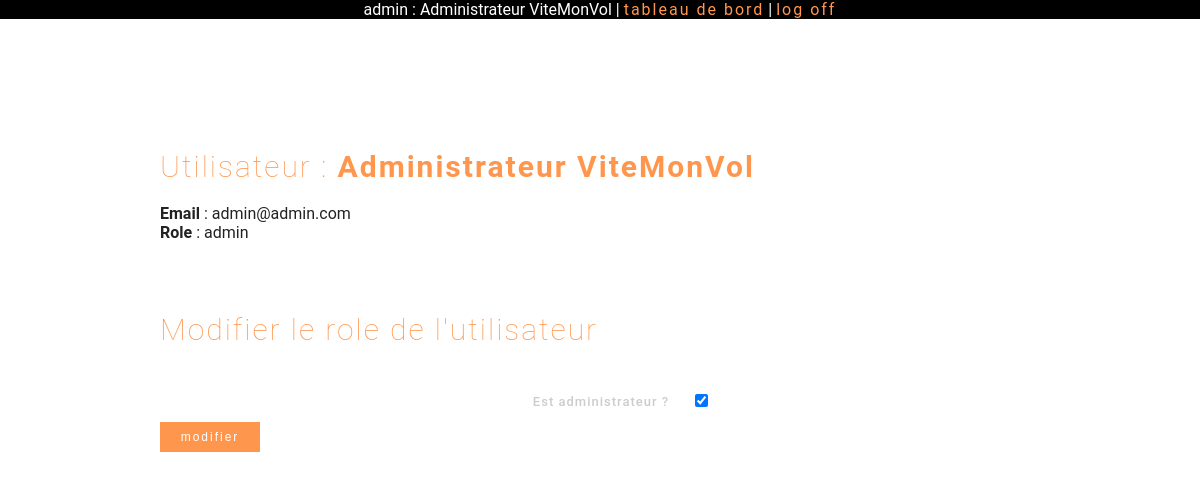
/?action=admin-edit-user&id=1 (signed in), run on the app's committed database.
### tables this page shows
CREATE TABLE `User` (
  `id` int(11) NOT NULL AUTO_INCREMENT,
  `name` varchar(256) NOT NULL,
  `email` varchar(256) NOT NULL,
  `password` varchar(256) NOT NULL,
  `isAdmin` tinyint(1) DEFAULT NULL,
  PRIMARY KEY (`id`)
);

### model/user/UserManager.php (called while the page is built, shortened)
<?php
class UserManager
{
    private $_db;
    public function setDb(PDO $db)
    {
        $this->_db = $db;
    }
    public function getId($id)
    {
        $query = 'SELECT * FROM User WHERE id = :id';
        $q = $this->_db->prepare($query);
        $q->execute([':id' => $id]);
        $user = $q->fetch(PDO::FETCH_ASSOC);
        return new User($user);
    }
}

### model/user/User.php (called while the page is built, shortened)
<?php
class User {
    protected $name;
    protected $email;
    protected $isAdmin;
    public function hydrate(array $donnees) {
        foreach ($donnees as $key => $value) {
            $method = 'set'.ucfirst($key);
        }
    }
    public function setId($id) {
        $id = (int) $id;
    }
    public function getName()
    {
        return $this->name;
    }
    public function setName($name) {
            $this->name = $name;
    }
    public function getEmail()
    {
        return $this->email;
    }
    public function setEmail($email) {
            $this->email = $email;
    }
    public function isAdmin()
    {
        return $this->isAdmin;
    }
    public function setIsAdmin($isAdmin) {
        $this->isAdmin = $isAdmin;
    }
}
?>

### view/admin/user/user-view.php (the view, shortened to what this page needs)
<section id="wrapper">
<?php
if (isset($_SESSION['user']) && $_SESSION['user'] == 'admin') {
    ?>
    <div class="admin-list">
        <h3> Utilisateur : <b>
            <?php
                $role = 'utilisateur';
                if ($user->isAdmin()) {
                    $role = 'admin';
                }
            ?>
        <?php echo $user->getName(); ?></b> </h3>
        <p><b>Email</b> : <?php echo $user->getEmail(); ?></p>
        <p><b>Role </b> : <?php echo $role; ?></p>
        <h3>Modifier le role de l'utilisateur</h3>
        <?php
        include_once 'view/admin/layoutParts/form-edit-user.php';
        ?>
    </div>
    <?php
} else {
    http_response_code(404);
    include_once ROOT_PATH . 'view/layoutParts/error404.php';
}
?>
</section>
<?php require ROOT_PATH . 'view/admin_layout.php'; ?>

### view/admin/layoutParts/form-edit-user.php (shortened to what this page needs)
<form action="" method="POST" class="form-product">
    <table>
        <tr>
            <td><input type="hidden" name="id" id="id" value="<?php echo $user->getId(); ?>"></td>
            <td></td>
            <td><label for="role">Est administrateur ?</label></td>
            <td>
                <input type="checkbox" id="isAdmin" name="isAdmin" <?php if ($user->isAdmin() == 1) { ?>checked <?php } ?> >
            </td>
        </tr>
    </table>
    <input type="submit" value="Modifier" class="button" id="button"  onclick="return(editUser());" >
</form>

### public/css/style.css (style rules this page uses)
body { font-family: Roboto, Arial, Helvetica, sans-serif; color: var(--color-default); }
input { font-size: 1.2rem; }
h3 { margin-top: 7rem; margin-bottom: 2rem; }
#wrapper { width: 100%; text-align: center; padding-top: 30px; }
.form-product { margin: 3rem 0; }
.form-product table { margin: 0 auto; }
.form-product label { color: var(--color-list); }
.form-product input[type=submit] { width: 10rem; height: 3rem; background-color: var(--color-button); border: none; color: #ffffff; letter-spacing: 2px; text-transform: lowercase; }
@media screen and (min-width:768px) { body { text-align: center; } }
@media screen and (min-width:768px) { ::placeholder { letter-spacing: 2px; text-transform: lowercase; text-align: left; color: #9f9f9f; opacity: 1; } }
@media screen and (min-width:768px) { #wrapper { width: 90%; margin: 0 auto; text-align: center; } }
@media screen and (min-width:768px) { label { font-size: 1.3rem; font-weight: 500; } }

### public/css/admin.css (style rules this page uses)
.admin-list { text-align: left; margin: 10rem 0; }
.admin-list h3 { font-size: 3rem; font-weight: 100; letter-spacing: 2px; color: var(--color-button); }
.admin-list tr { padding: 1rem; letter-spacing: 1px; font-size: 1.4rem }
@media screen and (min-width:768px) { .admin-list { margin: 10rem; } }
@media screen and (min-width:768px) { .admin-list td { padding: 1rem; } }

### data on the page
user: name "Administrateur ViteMonVol", email "admin@admin.com", isAdmin "admin", isAdmin "☑"

### other printed values
$_SESSION['user'] "admin"
$_SESSION['name'] "Administrateur ViteMonVol"
